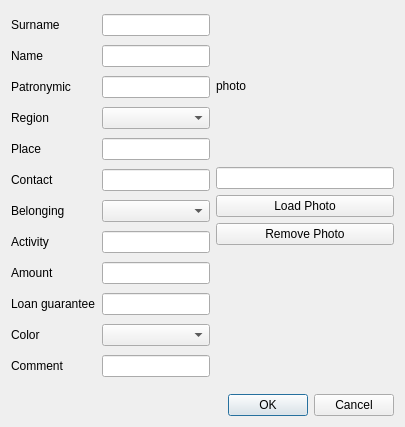
<?xml version="1.0" encoding="UTF-8"?>
<ui version="4.0">
 <class>AddRecordDlg</class>
 <widget class="QDialog" name="AddRecordDlg">
  <property name="geometry">
   <rect>
    <x>0</x>
    <y>0</y>
    <width>405</width>
    <height>427</height>
   </rect>
  </property>
  <property name="windowTitle">
   <string>Enter record data</string>
  </property>
  <layout class="QVBoxLayout" name="verticalLayout_2">
   <item>
    <layout class="QHBoxLayout" name="horizontalLayout_2">
     <item>
      <layout class="QGridLayout" name="gridLayout">
       <item row="1" column="2">
        <widget class="QLineEdit" name="nameEdit"/>
       </item>
       <item row="0" column="2">
        <widget class="QLineEdit" name="surnameEdit"/>
       </item>
       <item row="3" column="2">
        <widget class="QLineEdit" name="patronymicEdit"/>
       </item>
       <item row="4" column="0">
        <widget class="QLabel" name="regionLabel">
         <property name="text">
          <string>Region</string>
         </property>
        </widget>
       </item>
       <item row="9" column="2">
        <widget class="QLineEdit" name="amountEdit"/>
       </item>
       <item row="6" column="2">
        <widget class="QLineEdit" name="contactEdit"/>
       </item>
       <item row="3" column="0">
        <widget class="QLabel" name="patronymicLabel">
         <property name="text">
          <string>Patronymic</string>
         </property>
        </widget>
       </item>
       <item row="10" column="0">
        <widget class="QLabel" name="loanGuaranteeLabel">
         <property name="text">
          <string>Loan guarantee</string>
         </property>
        </widget>
       </item>
       <item row="1" column="0">
        <widget class="QLabel" name="nameLabel">
         <property name="text">
          <string>Name</string>
         </property>
        </widget>
       </item>
       <item row="4" column="2">
        <widget class="QComboBox" name="regionComboBox"/>
       </item>
       <item row="9" column="0">
        <widget class="QLabel" name="amountLabel">
         <property name="text">
          <string>Amount</string>
         </property>
        </widget>
       </item>
       <item row="6" column="0">
        <widget class="QLabel" name="contactLabel">
         <property name="text">
          <string>Contact</string>
         </property>
        </widget>
       </item>
       <item row="5" column="0">
        <widget class="QLabel" name="placeLabel">
         <property name="text">
          <string>Place</string>
         </property>
        </widget>
       </item>
       <item row="7" column="2">
        <widget class="QComboBox" name="belonginComboBox"/>
       </item>
       <item row="8" column="2">
        <widget class="QLineEdit" name="activityEdit"/>
       </item>
       <item row="8" column="0">
        <widget class="QLabel" name="activityLabel">
         <property name="text">
          <string>Activity</string>
         </property>
        </widget>
       </item>
       <item row="0" column="0">
        <widget class="QLabel" name="surnameLabel">
         <property name="text">
          <string>Surname</string>
         </property>
        </widget>
       </item>
       <item row="10" column="2">
        <widget class="QLineEdit" name="loanGuaranteeEdit"/>
       </item>
       <item row="11" column="2">
        <widget class="QComboBox" name="colorComboBox"/>
       </item>
       <item row="11" column="0">
        <widget class="QLabel" name="clorLabel">
         <property name="text">
          <string>Color</string>
         </property>
        </widget>
       </item>
       <item row="7" column="0">
        <widget class="QLabel" name="belongingLabel">
         <property name="text">
          <string>Belonging</string>
         </property>
        </widget>
       </item>
       <item row="5" column="2">
        <widget class="QLineEdit" name="placeEdit"/>
       </item>
       <item row="12" column="0">
        <widget class="QLabel" name="commentLabel">
         <property name="text">
          <string>Comment</string>
         </property>
        </widget>
       </item>
       <item row="12" column="2">
        <widget class="QLineEdit" name="commentLineEdit"/>
       </item>
      </layout>
     </item>
     <item>
      <layout class="QVBoxLayout" name="verticalLayout">
       <item>
        <widget class="QLabel" name="photoLabel">
         <property name="sizePolicy">
          <sizepolicy hsizetype="Fixed" vsizetype="Fixed">
           <horstretch>0</horstretch>
           <verstretch>0</verstretch>
          </sizepolicy>
         </property>
         <property name="minimumSize">
          <size>
           <width>150</width>
           <height>150</height>
          </size>
         </property>
         <property name="maximumSize">
          <size>
           <width>150</width>
           <height>150</height>
          </size>
         </property>
         <property name="text">
          <string>photo</string>
         </property>
        </widget>
       </item>
       <item>
        <widget class="QLineEdit" name="photoEdit"/>
       </item>
       <item>
        <widget class="QPushButton" name="loadPhotoButton">
         <property name="text">
          <string>Load Photo</string>
         </property>
        </widget>
       </item>
       <item>
        <widget class="QPushButton" name="removePhotoButton">
         <property name="text">
          <string>Remove Photo</string>
         </property>
        </widget>
       </item>
       <item>
        <spacer name="verticalSpacer">
         <property name="orientation">
          <enum>Qt::Vertical</enum>
         </property>
         <property name="sizeHint" stdset="0">
          <size>
           <width>20</width>
           <height>40</height>
          </size>
         </property>
        </spacer>
       </item>
      </layout>
     </item>
    </layout>
   </item>
   <item>
    <widget class="QDialogButtonBox" name="buttonBox">
     <property name="orientation">
      <enum>Qt::Horizontal</enum>
     </property>
     <property name="standardButtons">
      <set>QDialogButtonBox::Cancel|QDialogButtonBox::Ok</set>
     </property>
    </widget>
   </item>
  </layout>
 </widget>
 <tabstops>
  <tabstop>surnameEdit</tabstop>
  <tabstop>nameEdit</tabstop>
  <tabstop>patronymicEdit</tabstop>
  <tabstop>regionComboBox</tabstop>
  <tabstop>placeEdit</tabstop>
  <tabstop>contactEdit</tabstop>
  <tabstop>belonginComboBox</tabstop>
  <tabstop>activityEdit</tabstop>
  <tabstop>amountEdit</tabstop>
  <tabstop>loanGuaranteeEdit</tabstop>
  <tabstop>colorComboBox</tabstop>
  <tabstop>photoEdit</tabstop>
  <tabstop>loadPhotoButton</tabstop>
  <tabstop>removePhotoButton</tabstop>
 </tabstops>
 <resources/>
 <connections>
  <connection>
   <sender>buttonBox</sender>
   <signal>accepted()</signal>
   <receiver>AddRecordDlg</receiver>
   <slot>accept()</slot>
   <hints>
    <hint type="sourcelabel">
     <x>248</x>
     <y>254</y>
    </hint>
    <hint type="destinationlabel">
     <x>157</x>
     <y>274</y>
    </hint>
   </hints>
  </connection>
  <connection>
   <sender>buttonBox</sender>
   <signal>rejected()</signal>
   <receiver>AddRecordDlg</receiver>
   <slot>reject()</slot>
   <hints>
    <hint type="sourcelabel">
     <x>316</x>
     <y>260</y>
    </hint>
    <hint type="destinationlabel">
     <x>286</x>
     <y>274</y>
    </hint>
   </hints>
  </connection>
 </connections>
</ui>
